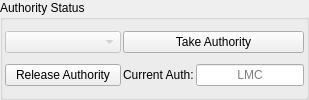
       <widget class="QGroupBox" name="groupBox_commands_2">
        <property name="maximumSize">
         <size>
          <width>360</width>
          <height>16777215</height>
         </size>
        </property>
        <property name="title">
         <string>Authority Status</string>
        </property>
        <layout class="QGridLayout" name="gridLayout_6">
         <property name="leftMargin">
          <number>2</number>
         </property>
         <property name="topMargin">
          <number>2</number>
         </property>
         <property name="rightMargin">
          <number>2</number>
         </property>
         <property name="bottomMargin">
          <number>2</number>
         </property>
         <property name="spacing">
          <number>2</number>
         </property>
         <item row="0" column="0">
          <widget class="QComboBox" name="combobox_authority">
           <property name="enabled">
            <bool>false</bool>
           </property>
           <property name="minimumSize">
            <size>
             <width>116</width>
             <height>22</height>
            </size>
           </property>
           <property name="opcua_type" stdset="0">
            <string>DscCmdAuthorityType</string>
           </property>
          </widget>
         </item>
         <item row="1" column="0">
          <widget class="QPushButton" name="button_release_auth">
           <property name="enabled">
            <bool>true</bool>
           </property>
           <property name="minimumSize">
            <size>
             <width>116</width>
             <height>22</height>
            </size>
           </property>
           <property name="text">
            <string>Release Authority</string>
           </property>
           <property name="opcua_cmd" stdset="0">
            <string>CommandArbiter.Commands.TakeReleaseAuth</string>
           </property>
          </widget>
         </item>
         <item row="1" column="2">
          <widget class="QLineEdit" name="opcua_cmd_authority">
           <property name="minimumSize">
            <size>
             <width>80</width>
             <height>22</height>
            </size>
           </property>
           <property name="focusPolicy">
            <enum>Qt::NoFocus</enum>
           </property>
           <property name="alignment">
            <set>Qt::AlignCenter</set>
           </property>
           <property name="readOnly">
            <bool>true</bool>
           </property>
           <property name="placeholderText">
            <string>LMC</string>
           </property>
           <property name="opcua" stdset="0">
            <string>CommandArbiter.Status.DscCmdAuthority</string>
           </property>
           <property name="opcua_type" stdset="0">
            <string>DscCmdAuthorityType</string>
           </property>
          </widget>
         </item>
         <item row="1" column="1">
          <widget class="QLabel" name="label_29">
           <property name="text">
            <string>Current Auth:</string>
           </property>
          </widget>
         </item>
         <item row="0" column="1" colspan="2">
          <widget class="QPushButton" name="button_take_auth">
           <property name="enabled">
            <bool>true</bool>
           </property>
           <property name="minimumSize">
            <size>
             <width>116</width>
             <height>22</height>
            </size>
           </property>
           <property name="text">
            <string>Take Authority</string>
           </property>
           <property name="opcua_cmd" stdset="0">
            <string>CommandArbiter.Commands.TakeReleaseAuth</string>
           </property>
          </widget>
         </item>
        </layout>
       </widget>
